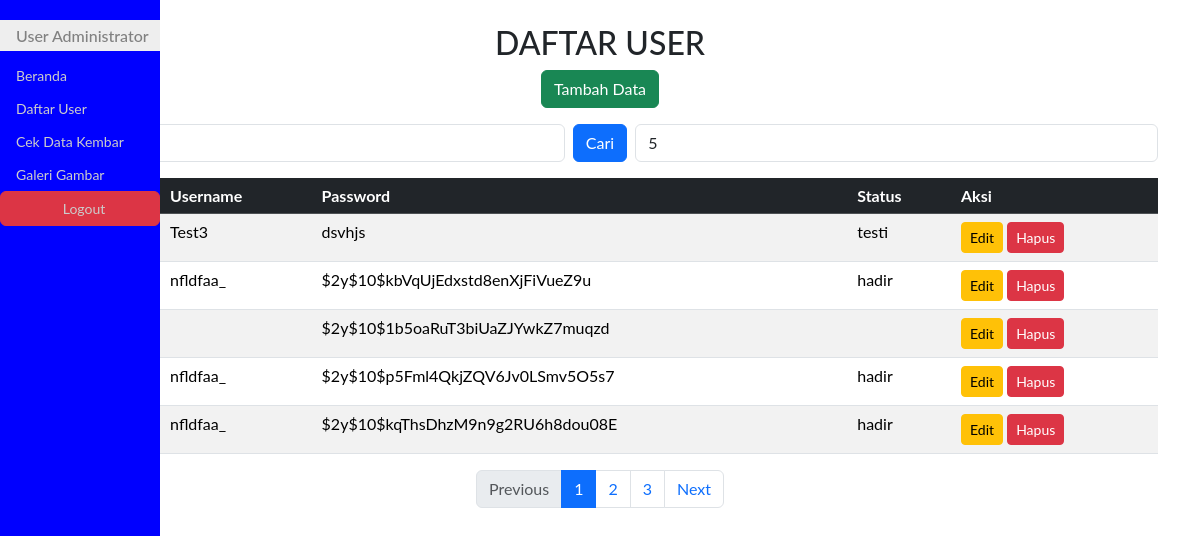
Page /ajaxUpdateUser.php on the committed database.
### tables this page shows
CREATE TABLE `user` (
  `iduser` int(11) NOT NULL,
  `username` varchar(50) DEFAULT NULL,
  `password` varchar(32) DEFAULT NULL,
  `status` varchar(5) DEFAULT NULL
);

### ajaxUpdateUser.php (the view, shortened to what this page needs)
<?php
require "koneksi.php";
$cari = isset($_GET['cari']) ? $_GET['cari'] : '';
$dataPerHalaman = isset($_GET['dataPerHalaman']) ? (int)$_GET['dataPerHalaman'] : 5;
$sql = "SELECT * FROM user";
$qry = $conn->query($sql);
$jmlData = $qry->num_rows;
$jmlHal = ceil($jmlData / $dataPerHalaman);
$halAktif = isset($_GET['hal']) ? (int)$_GET['hal'] : 1;
$awalData = ($dataPerHalaman * $halAktif) - $dataPerHalaman;
$kosong = ($jmlData == 0);
$sql .= " LIMIT $awalData, $dataPerHalaman";
$hasil = $conn->query($sql);
?>
<!DOCTYPE html>
<html lang="id">
<head>
    <link rel="stylesheet" href="bootstrap/css/bootstrap.min.css">
    <link rel="stylesheet" type="text/css" href="css/styleku.css">
</head>
<body>
    <div class="container mt-4">
        <h2 class="text-center">DAFTAR USER</h2>
        <div class="text-center mb-3">
            <a class="btn btn-success" href="addUser.php">Tambah Data</a>
        </div>
        <form action="" method="get" class="d-flex mb-3">
            <input class="form-control me-2" type="text" name="cari" placeholder="Cari user..." value="<?php echo htmlspecialchars($cari); ?>">
            <button class="btn btn-primary me-2" type="submit">Cari</button>
            <select name="dataPerHalaman" class="form-control" onchange="this.form.submit()">
                <?php foreach ([5, 10, 25, 50, 100] as $size) {
                    echo "<option value='$size'" . ($dataPerHalaman == $size ? " selected" : "") . ">$size</option>";
                } ?>
            </select>
        </form>
        <table class="table table-striped">
            <thead class="table-dark">
                <tr>
                    <th>ID User</th>
                    <th>Username</th>
                    <th>Password</th>
                    <th>Status</th>
                    <th>Aksi</th>
                </tr>
            </thead>
            <tbody>
                <?php if ($kosong) { ?>
                    <tr><td colspan="5" class="text-center alert alert-info">Data tidak ada</td></tr>
                <?php } else {
                    while ($row = $hasil->fetch_assoc()) { ?>
                        <tr>
                            <td><?php echo htmlspecialchars($row["iduser"]); ?></td>
                            <td><?php echo htmlspecialchars($row["username"]); ?></td>
                            <td><?php echo htmlspecialchars($row["password"]); ?></td>
                            <td><?php echo htmlspecialchars($row["status"]); ?></td>
                            <td>
                                <a class="btn btn-warning btn-sm" href="editUser.php?kode=<?php echo $row['iduser']; ?>">Edit</a>
                                <a class="btn btn-danger btn-sm delete-btn" data-id="<?php echo $row['iduser']; ?>">Hapus</a>
                            </td>
                        </tr>
                <?php } } ?>
            </tbody>
        </table>
        <nav>
    <ul class="pagination justify-content-center">
        <li class="page-item <?= ($halAktif <= 1) ? 'disabled' : '' ?>">
            <a class="page-link" href="?hal=<?= $halAktif - 1 ?>&cari=<?= urlencode($cari) ?>&dataPerHalaman=<?= $dataPerHalaman ?>">Previous</a>
        </li>
        <?php for ($i = 1; $i <= $jmlHal; $i++): ?>
            <li class="page-item <?= ($i == $halAktif) ? 'active' : '' ?>">
                <a class="page-link" href="?hal=<?= $i ?>&cari=<?= urlencode($cari) ?>&dataPerHalaman=<?= $dataPerHalaman ?>"><?= $i ?></a>
            </li>
        <?php endfor; ?>
        <li class="page-item <?= ($halAktif >= $jmlHal) ? 'disabled' : '' ?>">
            <a class="page-link" href="?hal=<?= $halAktif + 1 ?>&cari=<?= urlencode($cari) ?>&dataPerHalaman=<?= $dataPerHalaman ?>">Next</a>
        </li>
    </ul>
</nav>
    </div>
</body>
</html>

### css/styleku.css (style rules this page uses)
body { font-family: "Lato", sans-serif; }
.menusamping { height: 100%; width: 160px; position: fixed; z-index: 1; top: 0; left: 0; background-color:blue; overflow-x: hidden; padding-top: 20px; }
.menusamping a { padding: 6px 8px 6px 16px; text-decoration: none; font-size: 14px; color: #ccc; display: block; }
.menusamping h1 { padding: 6px 8px 6px 16px; text-decoration: none; font-size: 16px; color: #818181; background-color:#eee; display: block; }

### rows in the picture
user: username "Test3", password "dsvhjs", status "testi"
user: username "nfldfaa_", password "$2y$10$kbVqUjEdxstd8enXjFiVueZ9u", status "hadir"
user: password "$2y$10$1b5oaRuT3biUaZJYwkZ7muqzd"
user: username "nfldfaa_", password "$2y$10$p5Fml4QkjZQV6Jv0LSmv5O5s7", status "hadir"
user: username "nfldfaa_", password "$2y$10$kqThsDhzM9n9g2RU6h8dou08E", status "hadir"

### other values in the picture
form field dataPerHalaman "5"
